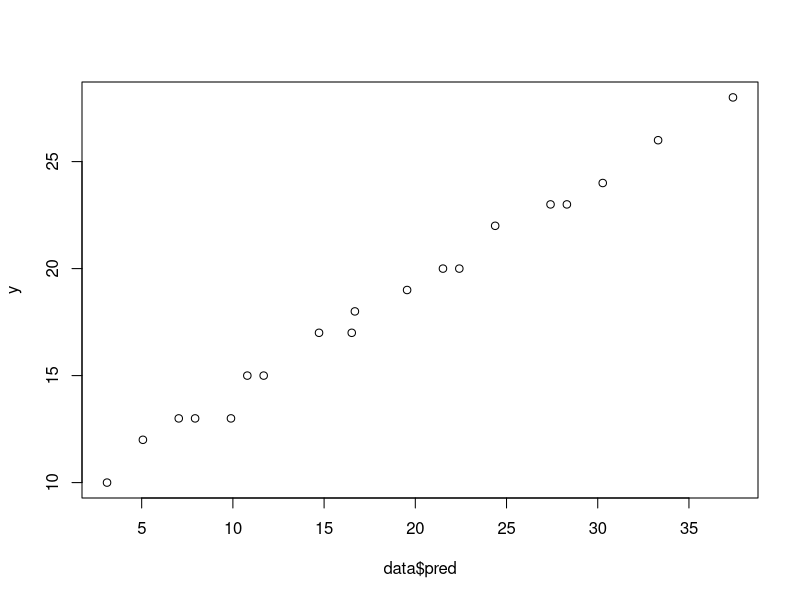
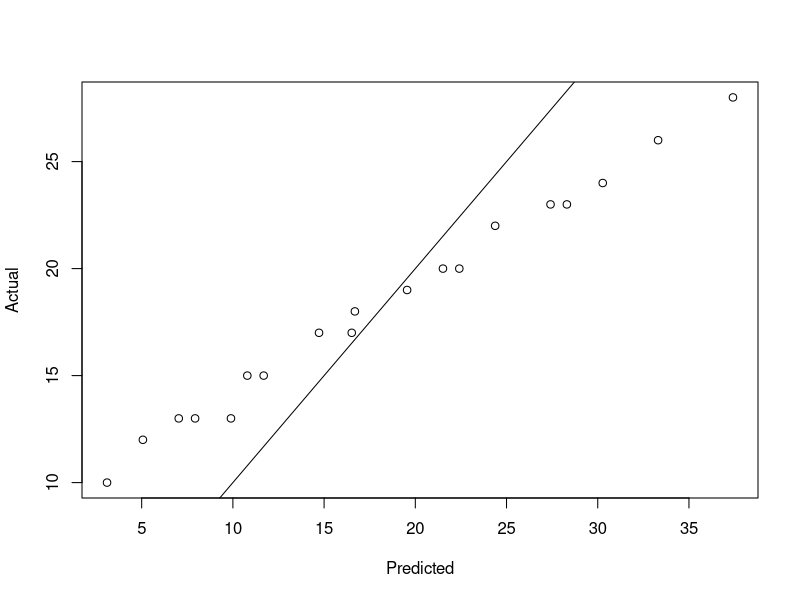

Reproduce these figures in R, in order.
data <- read.csv("2.csv", header=TRUE, sep=",")
x1 <- data$experience
x2 <- data$training
y <- data$publications

x1_mean <- mean(x1)
x2_mean <- mean(x2)
y_mean <- mean(y)

num1 = sum((x1 - x1_mean) * (y - y_mean))
dem1 = sum((x1 - x1_mean) ^ 2)
b1 = num1/dem1
b1

num2 = sum((x2 - x2_mean) * (y - y_mean))
dem2 = sum((x2 - x2_mean) ^ 2)
b2 = num2/dem2
b2

b0 = y_mean - b1 * x1_mean - b2 * x2_mean
b0

data$pred = b0 + b1*x1 + b2*x2

rss = sum((y - data$pred) ^ 2)
tss = sum((y - y_mean) ^ 2)
rse = sqrt(rss/(nrow(data) - 2))
se = 1 -  (rss/tss)
se

model <- lm(y ~ x1 + x2, data = data)
summary(model)
data$pred2 <- predict(model, data)
data$pred2

plot(data$pred, y)
plot(data$pred, y, xlab = "Predicted", ylab = "Actual")
abline(a = 0, b = 1)